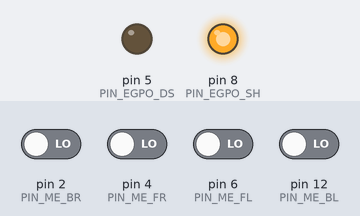
Recording of a sketch running on a simulated Arduino Uno, built with avr-gcc and run on an emulated ATmega328P. On the bench: output pins drawn as LEDs (lit = HIGH). Inputs (shaded band) come from the test bench; at power-on: pin 2 (PIN_ME_BR), pin 4 (PIN_ME_FR), pin 6 (PIN_ME_FL), pin 12 (PIN_ME_BL) LOW. Pins used as bus, display or sensor lines are not drawn; what the sketch prints to the serial monitor is not drawn.

Above: at 0.1 s.
Timing chart, 0 to 1.6 s (numbered marks = the images above):
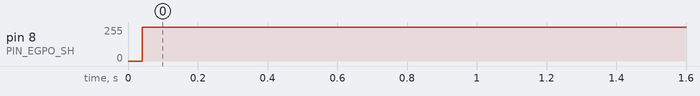

Measured:
- by itself, pin 8 (PIN_EGPO_SH): 0/255 → 255/255 at 0.04 s

The sketch:

TestEncoders.ino
```cpp
#include "CSN74HC595Controller.h"
// #include "CGPOExt595.h"
// #include "CMotorController.h"
// #include "CMoveController.h"
#include "CMotorEncoder.h"

#define PIN_MD_FR 3
#define PIN_MD_FL 9
#define PIN_MD_BL 10
#define PIN_MD_BR 11

#define PIN_ME_FR 4 //2
#define PIN_ME_FL 6 //4
#define PIN_ME_BL 12 //6
#define PIN_ME_BR 2 //12

#define PIN_EGPO_DS 5
#define PIN_EGPO_ST 7
#define PIN_EGPO_SH 8

CSN74HC595Controller gExtGPO(PIN_EGPO_DS,PIN_EGPO_ST,PIN_EGPO_SH);

// CGPOExt595 gGPO0(&gExtGPO, ExtQH);
// CGPOExt595 gGPO1(&gExtGPO, ExtQG);
// CGPOExt595 gGPO2(&gExtGPO, ExtQF);
// CGPOExt595 gGPO3(&gExtGPO, ExtQE);

// CArduinoGPO gGPIO3(PIN_MD_FR);
// CArduinoGPO gGPIO9(PIN_MD_FL);
// CArduinoGPO gGPIO10(PIN_MD_BL);
// CArduinoGPO gGPIO11(PIN_MD_BR);

// CMotorController gMotorFR(&gGPO2, &gGPIO9, false);
// CMotorController gMotorFL(&gGPO3, &gGPIO3, false);
// CMotorController gMotorBL(&gGPO0, &gGPIO10, false);
// CMotorController gMotorBR(&gGPO1, &gGPIO11, false);

// CMoveController gMoveController(&gMotorFL, &gMotorFR, &gMotorBL, &gMotorBR);
// CMoveController* pMoveController = &gMoveController;

CMotorEncoder gEncoderFR(PIN_ME_FR);
CMotorEncoder gEncoderFL(PIN_ME_FL);
CMotorEncoder gEncoderBR(PIN_ME_BR);
CMotorEncoder gEncoderBL(PIN_ME_BL);

unsigned long _tmr;

void setup() {
  Serial.begin(115200);
  gExtGPO.Setup();
  gExtGPO.registerWrite(0b00000000);

  gEncoderFR.Setup();
  gEncoderFL.Setup();
  gEncoderBR.Setup();
  gEncoderBL.Setup();


  // gMoveController.Setup();
  // gMoveController.Move(0,0,0);

  _tmr = 0;
}

void loop()
{
  gEncoderFR.Exec();
  gEncoderFL.Exec();
  gEncoderBR.Exec();
  gEncoderBL.Exec();

  if (millis() - _tmr >= 500) {
    _tmr = millis();  // "сбросить"
    Serial.print("FR = "); Serial.print(gEncoderFR.GetCount()); Serial.print(", ");
    Serial.print("FL = "); Serial.print(gEncoderFL.GetCount()); Serial.print(", ");
    Serial.print("BR = "); Serial.print(gEncoderBR.GetCount()); Serial.print(", ");
    Serial.print("BL = "); Serial.print(gEncoderBL.GetCount()); Serial.println(";");
    //Serial.println(_count);
  }

}
```

CGPO.cpp
```cpp
#include "Arduino.h"
#include "CGPO.h"

//================== CArduinoGPO =====================
CArduinoGPO::CArduinoGPO(const int pinNum)
{
  _pinNum = pinNum;
  pinMode(_pinNum, OUTPUT);
}

void CArduinoGPO::On()
{
  digitalWrite(_pinNum, HIGH);
}

void CArduinoGPO::Off()
{
  digitalWrite(_pinNum, LOW);
}

void CArduinoGPO::PWM(uint8_t value)
{
  if (value < 1)
  {
    Off();
  }
  else if (value > 254)
  {
    On();
  }
  else
  {
    analogWrite(_pinNum, value);
  }
}
```

CGPO.h
```cpp
#pragma once

#include <Arduino.h>

class CGPO
{
  public:
  virtual void On() = 0;
  virtual void Off() = 0;
};

class CGPO_PWM: CGPO
{
  public:
  virtual void On() = 0;
  virtual void Off() = 0;
  virtual void PWM(uint8_t value) = 0;
};

class CArduinoGPO : public CGPO_PWM
{
  private:
  int _pinNum;

  public:
  CArduinoGPO(const int pinNum);
  virtual void On();
  virtual void Off();
  virtual void PWM(uint8_t value);
};
```

CGPOExt595.cpp
```cpp
#include "CGPOExt595.h"

CGPOExt595::CGPOExt595(CSN74HC595Controller* pGPOReg, const int pinNum)
{
  _pGPOReg = pGPOReg;
  _pinNum = pinNum;
}

void CGPOExt595::On()
{
  _pGPOReg->GPOWrite(_pinNum, true);
}

void CGPOExt595::Off()
{
  _pGPOReg->GPOWrite(_pinNum, false);
}
```

CGPOExt595.h
```cpp
#pragma once

#include "CGPO.h"
#include "CSN74HC595Controller.h"

class CGPOExt595 : public CGPO
{
  private:
  int _pinNum;
  CSN74HC595Controller* _pGPOReg;

  public:
  CGPOExt595(CSN74HC595Controller* pGPOReg, const int pinNum);
  virtual void On();
  virtual void Off();
};
```

CMotorController.cpp
```cpp
#include "Arduino.h"
#include "CMotorController.h"

CMotorController::CMotorController(CGPO* pin1, CGPO_PWM* pin2, bool isInverse = false)
{
    _IsInverse = isInverse;
    _pinConst = pin1;
    _pinPWM = pin2;
}
void CMotorController::Setup()
{
  Stop();
}

void CMotorController::Forward(byte power)
{
  if (_IsInverse)
  {
    _pinConst->On();
    _pinPWM->PWM(255-power);
  } else {
    _pinConst->Off();
    _pinPWM->PWM(power);
  }
}

void CMotorController::Backward(byte power)
{
  if (_IsInverse)
  {
    _pinConst->Off();
    _pinPWM->PWM(power);
  } else {
    _pinConst->On();
    _pinPWM->PWM(255-power);
  }
}

void CMotorController::Run(int power)
{
  int pow = constrain(power, -255, 255);

  // Serial.print("Motor Run: ");
  // Serial.print(power);
  // Serial.print(" - ");
  // Serial.println(pow);

  if (pow > 0)
  {
    Forward(pow);
  }
  else
  {
    Backward(-pow);
  }
}

void CMotorController::Stop()
{
  _pinConst->Off();
  _pinPWM->Off();
}
```

CMotorController.h
```cpp
#ifndef file_CMotorController
#define file_CMotorController
#include <Arduino.h>
#include "CGPO.h"

class CMotorController
{
  private:
    bool _IsInverse;
    CGPO* _pinConst;
    CGPO_PWM* _pinPWM;

  public:
  CMotorController( CGPO* pin1, CGPO_PWM* pin2, bool isInverse = false);
  void Setup();
  void Forward(byte power);
  void Backward(byte power);
  void Run(int power);
  void Stop();
};

#endif
```

CMotorEncoder.cpp
```cpp
#include "CMotorEncoder.h"
#include <Arduino.h>

CMotorEncoder::CMotorEncoder(int signalPin) {
  _signalPin = signalPin;
}

void CMotorEncoder::Setup() {
  _tmr = millis();
  _tmrSet = 100;
  _count = 0;
  _lastCount = 0;
  _state = digitalRead(_signalPin);
}

void CMotorEncoder::Exec() {
  if (millis() - _tmr >= _tmrSet) {
    _tmr = millis();  // "сбросить"
    //Serial.print("Encoder tic/500ms = ");
    //Serial.println(_count);
    _lastCount = _count;
    _count = 0;
  }

  if (_state != digitalRead(_signalPin)) {
    _state = _state == HIGH ? LOW : HIGH;
    _count++;
  }
}

unsigned int CMotorEncoder::GetCount() {
  return _lastCount;
}
```

CMotorEncoder.h
```cpp
#ifndef file_CMotorEncoder
#define file_CMotorEncoder

class CMotorEncoder {
private:
  int _signalPin;
  unsigned long _tmr;
  unsigned long _tmrSet;
  unsigned int _count;
  unsigned int _lastCount;
  bool _state;
public:
  CMotorEncoder(int signalPin);
  void Setup();
  void Exec();
  unsigned int GetCount();
};

#endif
```

CMoveController.cpp
```cpp
#include "CMoveController.h"

CMoveController::CMoveController(CMotorController* motorFL, CMotorController* motorFR, CMotorController* motorBL, CMotorController* motorBR)
{
    _motorFL = motorFL;
    _motorFR = motorFR;
    _motorBL = motorBL;
    _motorBR = motorBR;

}

void CMoveController::Setup() {
}

void CMoveController::Exec(){
};

void CMoveController::Stop() {
  _motorFL->Stop();
  _motorFR->Stop();
  _motorBL->Stop();
  _motorBR->Stop();
}

void CMoveController::Move(const int chMove, const int chTurn, const int chShift) {
  _motorFL->Run(chMove - chTurn + chShift);
  _motorFR->Run(chMove + chTurn - chShift);
  _motorBL->Run(chMove - chTurn - chShift);
  _motorBR->Run(chMove + chTurn + chShift);
}
```

CMoveController.h
```cpp
#pragma once

#include "CMotorController.h"

class CMoveController
{
  private:
    CMotorController* _motorFL;
    CMotorController* _motorFR;
    CMotorController* _motorBL;
    CMotorController* _motorBR;

  public:
  CMoveController(CMotorController* motorFL, CMotorController* motorFR, CMotorController* motorBL, CMotorController* motorBR);
  void Setup();
  void Exec();
  void Stop();

  void Move(const int chMove, const int chTurn, const int chShift);
};
```

CSN74HC595Controller.cpp
```cpp
#include "CSN74HC595Controller.h"

CSN74HC595Controller::CSN74HC595Controller(const int pinDS, const int pinST, const int pinSH) {
  _pinDS = pinDS;
  _pinSH = pinSH;
  _pinST = pinST;
  _outreg = 0b00000000;
}

void CSN74HC595Controller::Setup() {
  pinMode(_pinDS, OUTPUT);
  pinMode(_pinSH, OUTPUT);
  pinMode(_pinST, OUTPUT);

  digitalWrite(_pinST, LOW);
  registerWrite();
}

void CSN74HC595Controller::Exec() {
}

void CSN74HC595Controller::GPOWrite(const int pinNumber, const bool pinValue) {
  byte tmp = _outreg;
  bitWrite(tmp, pinNumber, pinValue);
  registerWrite(tmp);
}

void CSN74HC595Controller::registerWrite() {
  for (int i = 0; i < 8; i++) {
    digitalWrite(_pinSH, LOW);
    digitalWrite(_pinDS, bitRead(_outreg, i));
    digitalWrite(_pinSH, HIGH);
  }

  digitalWrite(_pinST, HIGH);
  digitalWrite(_pinST, LOW);
}

void CSN74HC595Controller::registerWrite(const byte regValue) {
  _outreg = regValue;

  registerWrite();
}
```

CSN74HC595Controller.h
```cpp
#ifndef CSN74HC595ControllerFile
#define CSN74HC595ControllerFile

#include <Arduino.h>

//Выходы SN74HC595
// 14 / DS / SER / вход для последовательных данных
// 12 / ST_CP / RCLK / синхронизация выходов (защелка)
// 11 / SH_CP / SRCLK / вход для тактовых импульсов

#define ExtQH 0
#define ExtQG 1
#define ExtQF 2
#define ExtQE 3
#define ExtQD 4
#define ExtQC 5
#define ExtQB 6
#define ExtQA 7

class CSN74HC595Controller{
private:
  int _pinDS;
  int _pinSH;
  int _pinST;
  byte _outreg;
public:
  CSN74HC595Controller(const int pinDS, const int pinST, const int pinSH);
  void Setup();
  void Exec();
  void GPOWrite(const int pinNumber, const bool pinValue);
  void registerWrite();
  void registerWrite(const byte regValue);
};

#endif
```
